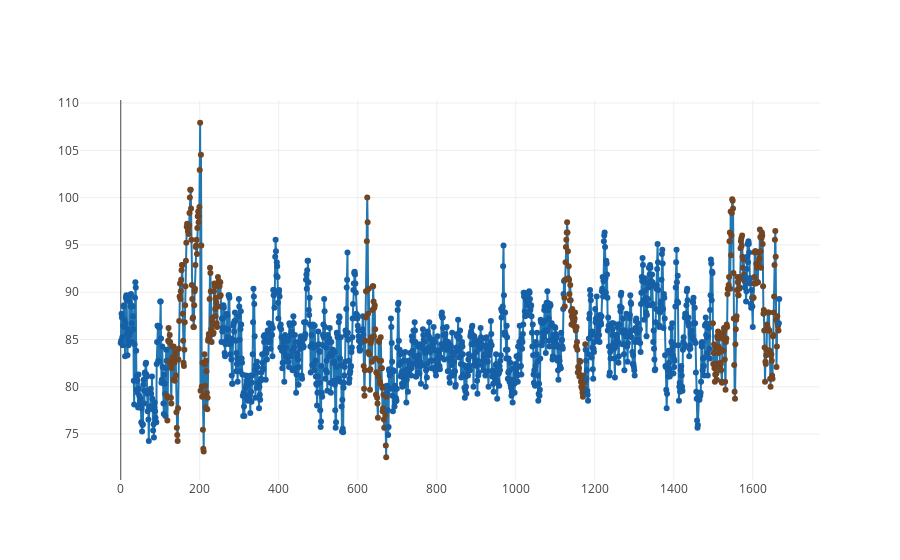

Write notebook code for a chart like this one.
### Code cell
# Identifying sinus arrhythmia

bpm_values = []
bpm_values = rr_to_bpm(frequencies)

bpm_np = np.array(bpm_values)

colors = []

for i in range(len(bpm_values)):
    colors.append('rgb(22, 96, 167)')

colors = moving_stdeviation(bpm_np, 50, colors)

trace = go.Scatter(
    x = axis_x,
    y = axis_y,
    mode='lines+markers',
    marker=dict(color=(colors))
)

data = [trace]

iplot(data, filename='basic-line')

### Figure 1 — Plotly figure (JSON) as saved in the notebook; plotly's stock layout.template omitted (floating-point values rounded to 4 significant figures; data arrays with more than 128 entries replaced by an {"elided": "..."} marker saying what was removed)
{"data": [{"marker": {"color": {"elided": "1668 str values"}}, "mode": "lines+markers", "type": "scatter", "x": {"elided": "1668 int values"}, "y": {"elided": "1668 float values"}}], "layout": {}}
